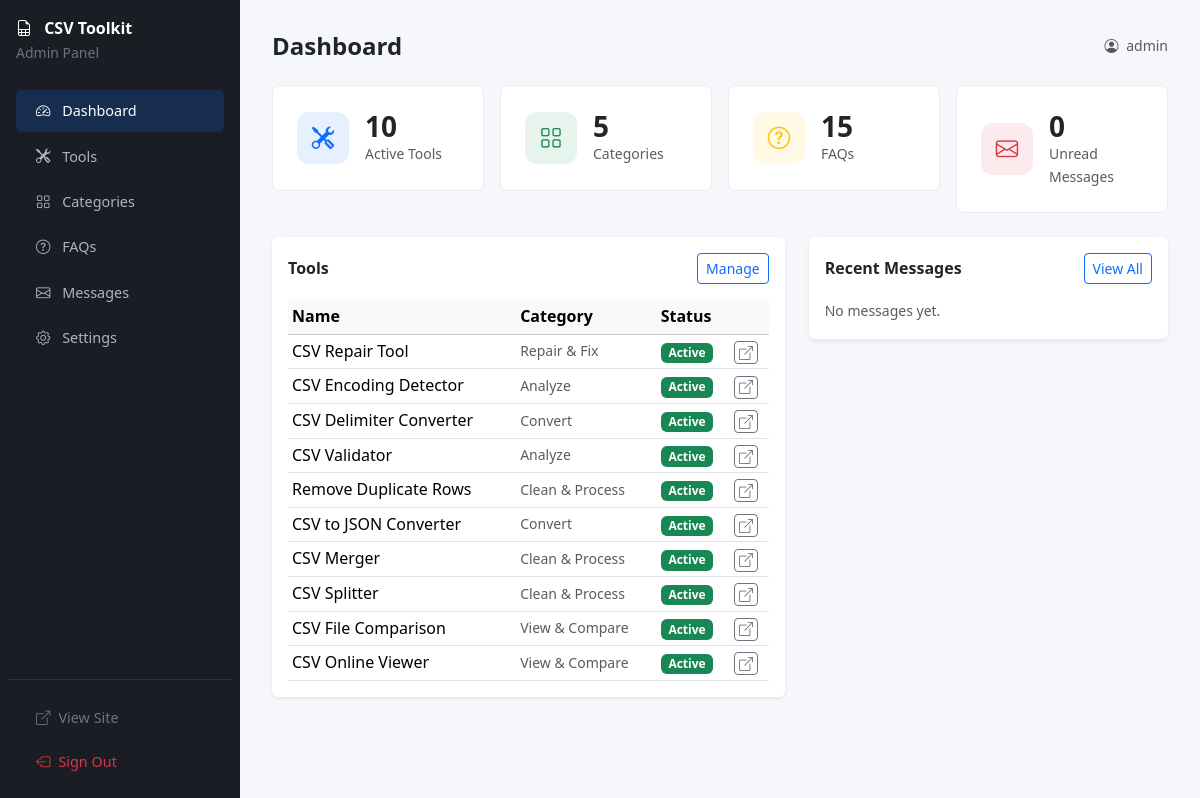
The app's page /admin/dashboard/ (signed in) with its own data.
### tables this page shows
CREATE TABLE `tools` (
    `id`               INT UNSIGNED  NOT NULL AUTO_INCREMENT,
    `category_id`      INT UNSIGNED  DEFAULT NULL,
    `name`             VARCHAR(120)  NOT NULL,
    `slug`             VARCHAR(120)  NOT NULL,
    `short_description`VARCHAR(300)  DEFAULT NULL,
    `meta_title`       VARCHAR(160)  DEFAULT NULL,
    `meta_description` VARCHAR(320)  DEFAULT NULL,
    `h1`               VARCHAR(200)  DEFAULT NULL,
    `content`          LONGTEXT,
    `instructions`     TEXT,
    `schema_type`      VARCHAR(50)   DEFAULT 'WebApplication',
    `is_popular`       TINYINT(1)    NOT NULL DEFAULT 0,
    `sort_order`       SMALLINT      NOT NULL DEFAULT 0,
    `status`           TINYINT(1)    NOT NULL DEFAULT 1,
    `created_at`       DATETIME      NOT NULL DEFAULT CURRENT_TIMESTAMP,
    `updated_at`       DATETIME      NOT NULL DEFAULT CURRENT_TIMESTAMP ON UPDATE CURRENT_TIMESTAMP,
    PRIMARY KEY (`id`),
    UNIQUE KEY `uq_tool_slug` (`slug`),
    KEY `idx_category` (`category_id`),
    CONSTRAINT `fk_tool_category` FOREIGN KEY (`category_id`)
        REFERENCES `tool_categories`(`id`) ON DELETE SET NULL ON UPDATE CASCADE
);

CREATE TABLE `tool_categories` (
    `id`          INT UNSIGNED     NOT NULL AUTO_INCREMENT,
    `name`        VARCHAR(100)     NOT NULL,
    `slug`        VARCHAR(100)     NOT NULL,
    `description` TEXT,
    `icon`        VARCHAR(100)     DEFAULT NULL,
    `sort_order`  SMALLINT         NOT NULL DEFAULT 0,
    `status`      TINYINT(1)       NOT NULL DEFAULT 1 COMMENT '1=active,0=inactive',
    `created_at`  DATETIME         NOT NULL DEFAULT CURRENT_TIMESTAMP,
    `updated_at`  DATETIME         NOT NULL DEFAULT CURRENT_TIMESTAMP ON UPDATE CURRENT_TIMESTAMP,
    PRIMARY KEY (`id`),
    UNIQUE KEY `uq_category_slug` (`slug`)
);

### admin/index.php (called while the page is built, shortened)
<?php
require_once ROOT_PATH . '/admin/auth.php';
$uri     = trim(parse_url($_SERVER['REQUEST_URI'] ?? '/', PHP_URL_PATH), '/');
$base    = trim(dirname($_SERVER['SCRIPT_NAME'] ?? ''), '/');
if ($base && str_starts_with($uri, $base)) $uri = ltrim(substr($uri, strlen($base)), '/');
$subRoute = ltrim(substr($uri, strlen('admin')), '/');
$subRoute = rtrim($subRoute, '/');
$adminViewMap = [
    'login'      => __DIR__ . '/login.php',
    'logout'     => __DIR__ . '/logout.php',
    'dashboard'  => __DIR__ . '/dashboard.php',
    'tools'      => __DIR__ . '/tools.php',
    'tools/edit' => __DIR__ . '/tools-edit.php',
    'categories' => __DIR__ . '/categories.php',
    'faqs'       => __DIR__ . '/faqs.php',
    'settings'   => __DIR__ . '/settings.php',
    'messages'   => __DIR__ . '/messages.php',
];
$viewFile = $adminViewMap[$subRoute] ?? null;
require_once $viewFile;

### config/database.php (called while the page is built)
<?php
function db(): PDO {
    static $pdo = null;
    if ($pdo !== null) {
        return $pdo;
    }
    $dsn = sprintf(
        'mysql:host=%s;port=%s;dbname=%s;charset=%s',
        DB_HOST, DB_PORT, DB_NAME, DB_CHARSET
    );
    $options = [
        PDO::ATTR_ERRMODE            => PDO::ERRMODE_EXCEPTION,
        PDO::ATTR_DEFAULT_FETCH_MODE => PDO::FETCH_ASSOC,
        PDO::ATTR_EMULATE_PREPARES   => false,
        PDO::MYSQL_ATTR_INIT_COMMAND => "SET NAMES utf8mb4 COLLATE utf8mb4_unicode_ci",
    ];
    try {
        $pdo = new PDO($dsn, DB_USER, DB_PASS, $options);
    } catch (PDOException $e) {
        if (APP_DEBUG) {
            die('Database connection failed: ' . htmlspecialchars($e->getMessage()));
        }
        die('A database error occurred. Please try again later.');
    }
    return $pdo;
}

### includes/functions.php (called while the page is built, shortened)
<?php
function e(string $str): string {
    return htmlspecialchars($str, ENT_QUOTES | ENT_SUBSTITUTE, 'UTF-8');
}
function url(string $path = ''): string {
    return APP_URL . '/' . ltrim($path, '/');
}
function asset(string $path): string {
    return APP_URL . '/assets/' . ltrim($path, '/');
}
function dbFetch(string $sql, array $params = []): ?array {
    $stmt = db()->prepare($sql);
    $stmt->execute($params);
    $row = $stmt->fetch();
    return $row ?: null;
}
function dbFetchAll(string $sql, array $params = []): array {
    $stmt = db()->prepare($sql);
    $stmt->execute($params);
    return $stmt->fetchAll();
}

### admin/auth.php (called while the page is built, shortened)
<?php
function currentAdmin(): string {
    return $_SESSION['admin_username'] ?? 'Admin';
}

### admin/dashboard.php (the view, shortened to what this page needs)
<?php
$pageTitle = 'Dashboard';
$totalTools      = dbFetch('SELECT COUNT(*) AS n FROM tools WHERE status = 1')['n'] ?? 0;
$totalCategories = dbFetch('SELECT COUNT(*) AS n FROM tool_categories WHERE status = 1')['n'] ?? 0;
$totalFaqs       = dbFetch('SELECT COUNT(*) AS n FROM tool_faqs')['n'] ?? 0;
$unreadMessages  = dbFetch('SELECT COUNT(*) AS n FROM contact_messages WHERE is_read = 0')['n'] ?? 0;
$recentMessages = dbFetchAll(
    'SELECT name, email, subject, created_at FROM contact_messages ORDER BY created_at DESC LIMIT 5'
);
$tools = dbFetchAll(
    'SELECT t.name, t.slug, t.status, c.name AS category FROM tools t
     LEFT JOIN tool_categories c ON t.category_id = c.id
     ORDER BY t.sort_order ASC'
);
?>
<div class="row g-3 mb-4">
    <?php
    $stats = [
        ['label'=>'Active Tools',      'value'=>$totalTools,      'icon'=>'bi-tools',            'bg'=>'bg-primary bg-opacity-10',  'color'=>'text-primary'],
        ['label'=>'Categories',        'value'=>$totalCategories, 'icon'=>'bi-grid',             'bg'=>'bg-success bg-opacity-10',  'color'=>'text-success'],
        ['label'=>'FAQs',              'value'=>$totalFaqs,       'icon'=>'bi-question-circle',  'bg'=>'bg-warning bg-opacity-10',  'color'=>'text-warning'],
        ['label'=>'Unread Messages',   'value'=>$unreadMessages,  'icon'=>'bi-envelope',         'bg'=>'bg-danger bg-opacity-10',   'color'=>'text-danger'],
    ];
    foreach ($stats as $s):
    ?>
    <div class="col-sm-6 col-xl-3">
        <div class="admin-stat-card">
            <div class="admin-stat-icon <?= $s['bg'] ?> <?= $s['color'] ?>">
                <i class="<?= $s['icon'] ?>" aria-hidden="true"></i>
            </div>
            <div>
                <div class="h3 fw-bold mb-0"><?= $s['value'] ?></div>
                <div class="text-muted small"><?= e($s['label']) ?></div>
            </div>
        </div>
    </div>
    <?php endforeach; ?>
</div>
<div class="row g-4">
    <div class="col-lg-7">
        <div class="card border-0 shadow-sm">
            <div class="card-body">
                <div class="d-flex justify-content-between align-items-center mb-3">
                    <h2 class="h6 fw-bold mb-0">Tools</h2>
                    <a href="<?= url('admin/tools/') ?>" class="btn btn-sm btn-outline-primary">Manage</a>
                </div>
                <div class="table-responsive">
                    <table class="table table-sm align-middle mb-0">
                        <thead class="table-light">
                            <tr><th>Name</th><th>Category</th><th>Status</th><th></th></tr>
                        </thead>
                        <tbody>
                        <?php foreach ($tools as $t): ?>
                        <tr>
                            <td class="fw-medium"><?= e($t['name']) ?></td>
                            <td class="small text-muted"><?= e($t['category'] ?? '—') ?></td>
                            <td>
                                <span class="badge <?= $t['status'] ? 'bg-success' : 'bg-secondary' ?>">
                                    <?= $t['status'] ? 'Active' : 'Inactive' ?>
                                </span>
                            </td>
                            <td>
                                <a href="<?= url($t['slug'] . '/') ?>" target="_blank"
                                   class="btn btn-xs btn-outline-secondary btn-sm py-0 px-1 small">
                                    <i class="bi bi-box-arrow-up-right" aria-hidden="true"></i>
                                </a>
                            </td>
                        </tr>
                        <?php endforeach; ?>
                        </tbody>
                    </table>
                </div>
            </div>
        </div>
    </div>
    <div class="col-lg-5">
        <div class="card border-0 shadow-sm">
            <div class="card-body">
                <div class="d-flex justify-content-between align-items-center mb-3">
                    <h2 class="h6 fw-bold mb-0">Recent Messages</h2>
                    <a href="<?= url('admin/messages/') ?>" class="btn btn-sm btn-outline-primary">View All</a>
                </div>
                <?php if (empty($recentMessages)): ?>
                <p class="text-muted small mb-0">No messages yet.</p>
                <?php endif; ?>
            </div>
        </div>
    </div>
</div>
<?php
$adminContent = ob_get_clean();
require_once __DIR__ . '/layout.php';

### index.php (shortened to what this page needs)
<?php
require_once ROOT_PATH . '/config/database.php';
require_once ROOT_PATH . '/includes/functions.php';
$uri = parse_url($_SERVER['REQUEST_URI'] ?? '/', PHP_URL_PATH);
$uri = trim($uri, '/');
$scriptDir = trim(dirname($_SERVER['SCRIPT_NAME'] ?? ''), '/');
if ($scriptDir !== '' && str_starts_with($uri, $scriptDir)) {
    $uri = ltrim(substr($uri, strlen($scriptDir)), '/');
}
if ($uri === 'admin' || str_starts_with($uri, 'admin/')) {
    require_once ROOT_PATH . '/admin/index.php';
    exit;
}

### admin/layout.php (shortened to what this page needs)
<!doctype html>
<html lang="en">
<head>
    <link rel="stylesheet" href="<?= url('assets/vendor/bootstrap.min.css') ?>">
    <link rel="stylesheet" href="<?= url('assets/vendor/bootstrap-icons.min.css') ?>">
    <link rel="stylesheet" href="<?= asset('css/main.css') ?>?v=<?= APP_VERSION ?>">
</head>
<body class="bg-light">
<div class="d-flex min-vh-100">
    <nav class="admin-sidebar d-flex flex-column py-3" aria-label="Admin navigation">
        <a href="<?= url('admin/dashboard/') ?>" class="text-white text-decoration-none px-3 mb-4">
            <i class="bi bi-file-earmark-spreadsheet me-2" aria-hidden="true"></i>
            <span class="fw-bold">CSV Toolkit</span>
            <div class="small text-secondary">Admin Panel</div>
        </a>
        <ul class="nav flex-column px-2">
            <?php
            $nav = [
                ['url'=>'admin/dashboard/', 'icon'=>'bi-speedometer2',     'label'=>'Dashboard'],
                ['url'=>'admin/tools/',     'icon'=>'bi-tools',            'label'=>'Tools'],
                ['url'=>'admin/categories/','icon'=>'bi-grid',             'label'=>'Categories'],
                ['url'=>'admin/faqs/',      'icon'=>'bi-question-circle',  'label'=>'FAQs'],
                ['url'=>'admin/messages/',  'icon'=>'bi-envelope',         'label'=>'Messages'],
                ['url'=>'admin/settings/',  'icon'=>'bi-gear',             'label'=>'Settings'],
            ];
            $currentPath = trim(parse_url($_SERVER['REQUEST_URI'] ?? '/', PHP_URL_PATH), '/');
            foreach ($nav as $item):
                $isActive = str_contains($currentPath, rtrim($item['url'], '/'));
            ?>
            <li class="nav-item">
                <a href="<?= url($item['url']) ?>"
                   class="nav-link<?= $isActive ? ' active' : '' ?>">
                    <i class="<?= $item['icon'] ?> me-2" aria-hidden="true"></i>
                    <?= e($item['label']) ?>
                </a>
            </li>
            <?php endforeach; ?>
        </ul>
        <div class="mt-auto px-2">
            <hr class="border-secondary">
            <a href="<?= url() ?>" class="nav-link text-secondary" target="_blank">
                <i class="bi bi-box-arrow-up-right me-2" aria-hidden="true"></i>View Site
            </a>
            <a href="<?= url('admin/logout/') ?>" class="nav-link text-danger"
               onclick="return confirm('Sign out?')">
                <i class="bi bi-box-arrow-left me-2" aria-hidden="true"></i>Sign Out
            </a>
        </div>
    </nav>
    <div class="admin-main">
        <div class="d-flex justify-content-between align-items-center mb-4">
            <h1 class="h4 fw-bold mb-0"><?= e($pageTitle ?? '') ?></h1>
            <div class="text-muted small">
                <i class="bi bi-person-circle me-1" aria-hidden="true"></i>
                <?= e(currentAdmin()) ?>
            </div>
        </div>
        <?= $adminContent ?? '' ?>
    </div>
</div>
</body>
</html>

### assets/css/main.css (style rules this page uses)
:root { --primary: #0d6efd; --primary-dark: #0a58ca; --secondary: #6c757d; --success: #198754; --warning: #ffc107; --danger: #dc3545; --info: #0dcaf0; --light: #f8f9fa; --dark: #212529; --border-radius: .5rem; --shadow-sm: 0 .125rem .25rem rgba(0,0,0,.075); --shadow: 0 .25rem .75rem rgba(0,0,0,.1); --shadow-lg: 0 .5rem 1.5rem rgba(0,0,0,.15); --font-sans: 'Segoe UI', system-ui, -apple-system, sans-serif; --transition: .2s ease-in-out; }
*, *::before, *::after { box-sizing: border-box; }
html { scroll-behavior: smooth; }
body { font-family: var(--font-sans); color: var(--dark); background: #f5f7fb; line-height: 1.6; }
a { color: var(--primary); text-decoration: none; }
.admin-sidebar { min-height: 100vh; background: #1a1d23; width: 240px; flex-shrink: 0; }
.admin-sidebar .nav-link { color: #adb5bd; padding: .6rem 1.25rem; border-radius: .375rem; margin: .1rem .5rem; font-size: .9rem; transition: all var(--transition); }
.admin-sidebar .nav-link:hover, .admin-sidebar .nav-link.active { background: rgba(13,110,253,.2); color: #fff; }
.admin-sidebar .nav-link i { width: 20px; }
.admin-main { flex: 1; padding: 2rem; background: #f5f7fb; min-height: 100vh; }
.admin-stat-card { background: #fff; border-radius: var(--border-radius); border: 1px solid #e9ecef; padding: 1.5rem; display: flex; align-items: center; gap: 1rem; }
.admin-stat-icon { width: 52px; height: 52px; border-radius: 12px; display: flex; align-items: center; justify-content: center; font-size: 1.4rem; flex-shrink: 0; }

### records on screen
tools: name "CSV Repair Tool", category.name "Repair & Fix", status "Active"
tools: name "CSV Encoding Detector", category.name "Analyze", status "Active"
tools: name "CSV Delimiter Converter", category.name "Convert", status "Active"
tools: name "CSV Validator", category.name "Analyze", status "Active"
tools: name "Remove Duplicate Rows", category.name "Clean & Process", status "Active"
tools: name "CSV to JSON Converter", category.name "Convert", status "Active"
tools: name "CSV Merger", category.name "Clean & Process", status "Active"
tools: name "CSV Splitter", category.name "Clean & Process", status "Active"
tools: name "CSV File Comparison", category.name "View & Compare", status "Active"
tools: name "CSV Online Viewer", category.name "View & Compare", status "Active"

### other values on screen
$item['label'] "Dashboard"
$item['label'] "Tools"
$item['label'] "Categories"
$item['label'] "FAQs"
$item['label'] "Messages"
$item['label'] "Settings"
$pageTitle "Dashboard"
currentAdmin() "admin"
$s['value'] "10"
$s['label'] "Active Tools"
$s['value'] "5"
$s['label'] "Categories"
$s['value'] "15"
$s['label'] "FAQs"
$s['value'] "0"
